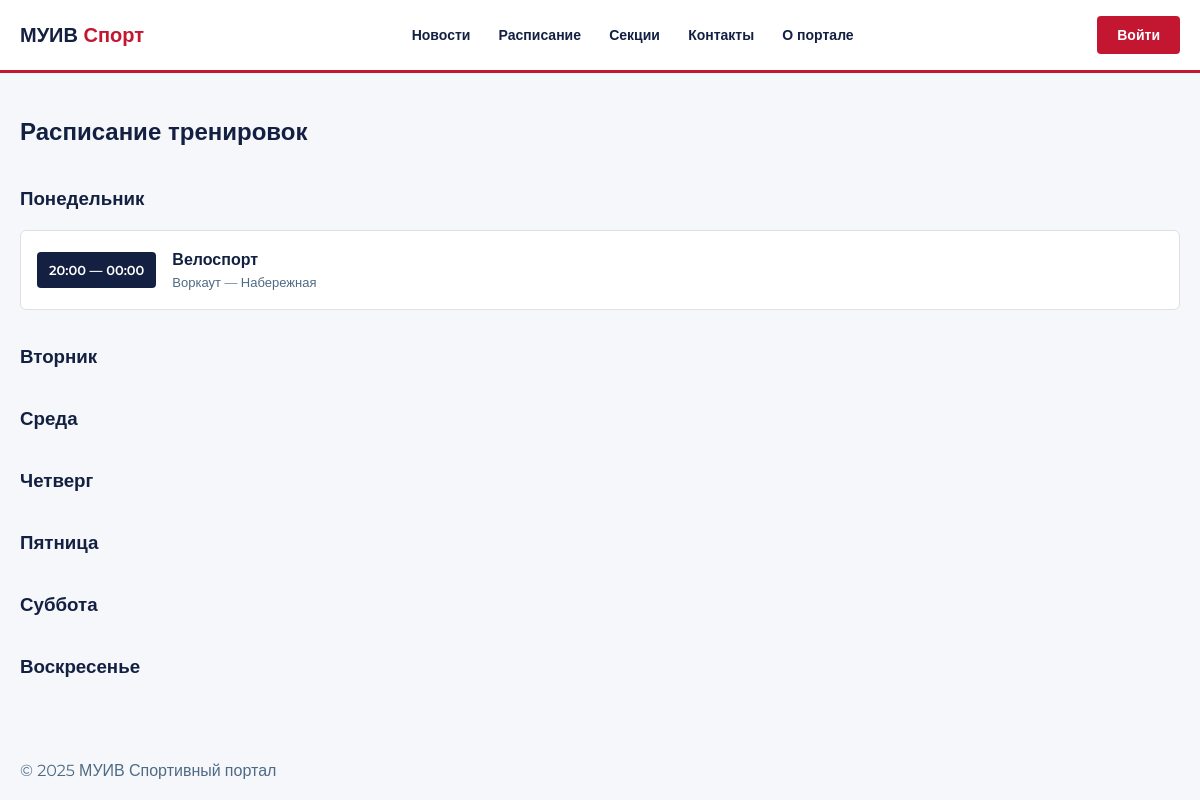
/schedule/, run on an earlier commit of the app's database.
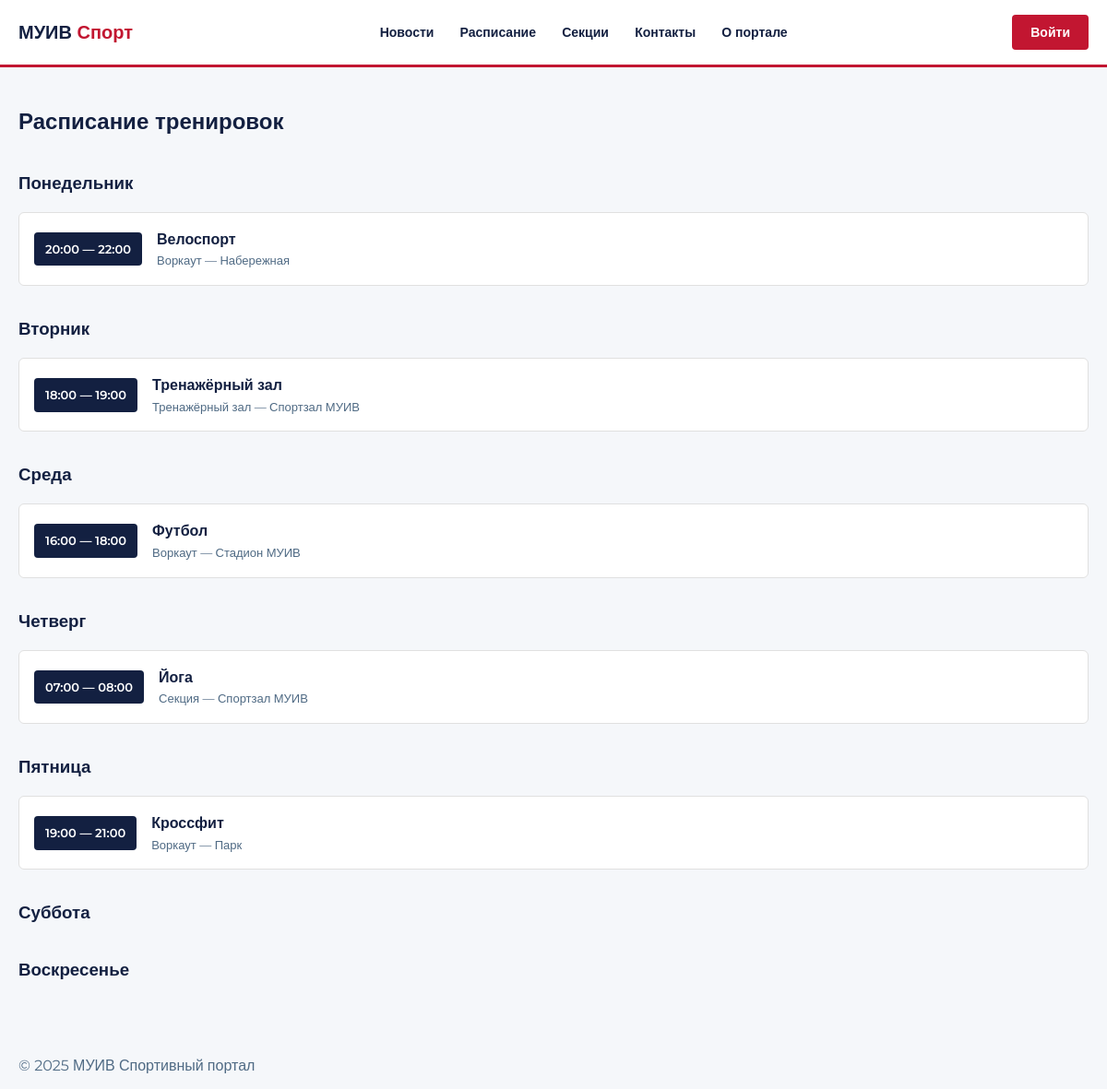
And on a later commit of the database.
### main/models.py (models this page shows, shortened)
class Training(models.Model):
    DAYS = [
        ('mon', 'Понедельник'),
        ('tue', 'Вторник'),
        ('wed', 'Среда'),
        ('thu', 'Четверг'),
        ('fri', 'Пятница'),
        ('sat', 'Суббота'),
        ('sun', 'Воскресенье'),
    ]
    TYPES = [
        ('home',    'Индивидуальная'),
        ('gym',     'Тренажёрный зал'),
        ('section', 'Секция'),
        ('workout', 'Воркаут'),
    ]
    sport      = models.ForeignKey(Sport, on_delete=models.CASCADE, verbose_name='Вид спорта')
    type       = models.CharField(max_length=20, choices=TYPES, default='section', verbose_name='Тип')
    day        = models.CharField(max_length=3, choices=DAYS, verbose_name='День недели')
    time_start = models.TimeField(verbose_name='Начало')
    time_end   = models.TimeField(verbose_name='Конец')
    location   = models.CharField(max_length=200, blank=True, verbose_name='Место')
    capacity   = models.PositiveIntegerField(default=20, verbose_name='Мест всего')
    notes      = models.TextField(blank=True, verbose_name='Описание / задание')
    class Meta:
        verbose_name        = 'Тренировка'
        verbose_name_plural = 'Расписание'
        ordering            = ['day', 'time_start']

class Sport(models.Model):
    name        = models.CharField(max_length=100, verbose_name='Название')
    description = models.TextField(verbose_name='Описание')
    class Meta:
        verbose_name        = 'Вид спорта'
        verbose_name_plural = 'Виды спорта'
    def __str__(self):
        return self.name

### main/views.py (the view)
# urls.py: path('schedule/', views.schedule, name='schedule'),
def schedule(request):
    trainings = Training.objects.all()
    days = Training.DAYS
    return render(request, 'schedule.html', {
        'trainings': trainings,
        'days': days,
    })

### templates/schedule.html (shortened to what this page needs)
{% extends 'base.html' %}
{% block content %}
<div class="container" style="padding-top: 40px; padding-bottom: 60px;">
  <h2>Расписание тренировок</h2>
  {% for day_code, day_name in days %}
    <div style="margin-top: 32px;">
      <h3>{{ day_name }}</h3>
      {% for t in trainings %}
        {% if t.day == day_code %}
          <div style="background: var(--white); border: 1px solid var(--border); border-radius: 6px; padding: 16px; margin-top: 8px; display: flex; gap: 16px; align-items: center;">
            <div style="background: var(--dark); color: var(--white); border-radius: 4px; padding: 8px 12px; font-size: 13px; font-weight: 600; white-space: nowrap;">
              {{ t.time_start|time:"H:i" }} — {{ t.time_end|time:"H:i" }}
            </div>
            <div>
              <div style="font-weight: 600;">{{ t.sport }}</div>
              <div style="font-size: 13px; color: var(--muted);">{{ t.get_type_display }} — {{ t.location }}</div>
            </div>
          </div>
        {% endif %}
      {% endfor %}
    </div>
  {% endfor %}
</div>
{% endblock %}

What changed in the data, as far as the page shows it:
changed Training "Набережная": time_end "00:00" → "22:00"
added Training: time_start "18:00", time_end "19:00", sport "Тренажёрный зал", type "Тренажёрный зал", location "Спортзал МУИВ", shown under "Вторник"
added Training: time_start "16:00", time_end "18:00", sport "Футбол", type "Воркаут", location "Стадион МУИВ", shown under "Среда"
added Training: time_start "07:00", time_end "08:00", sport "Йога", type "Секция", location "Спортзал МУИВ", shown under "Четверг"
added Training: time_start "19:00", time_end "21:00", sport "Кроссфит", type "Воркаут", location "Парк", shown under "Пятница"
